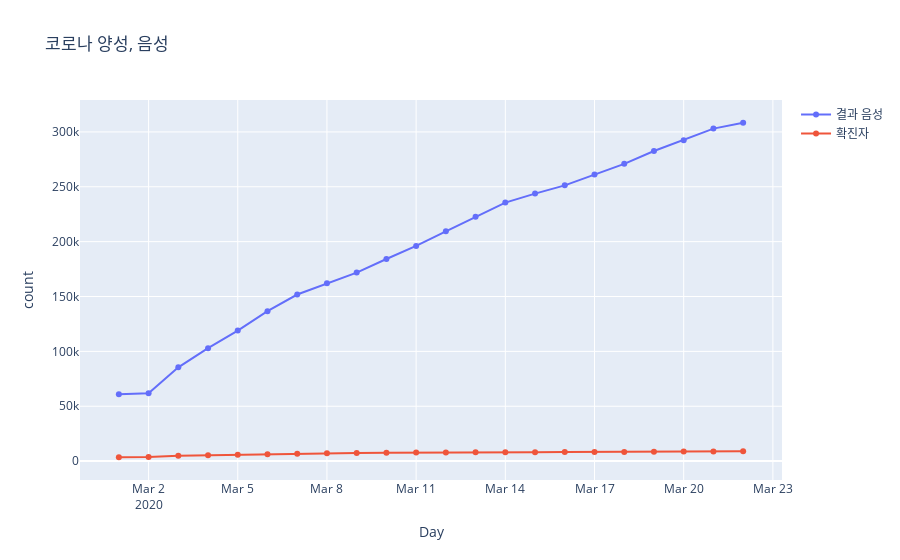

Notebook source saved alongside this figure:
### Code cell
import plotly.graph_objects as go
fig = go.Figure()

fig.add_trace(go.Scatter(x=data.index, y=data.iloc[:,2], mode = 'lines+markers', name='결과 음성'))
fig.add_trace(go.Scatter(x=data.index, y=data.iloc[:,3], mode = 'lines+markers', name='확진자'))
fig.update_layout(title='코로나 양성, 음성', xaxis_title='Day', yaxis_title='count')
fig.show()

### Figure 1 — Plotly figure (JSON) as saved in the notebook; plotly's stock layout.template omitted (floating-point values rounded to 4 significant figures)
{"data": [{"mode": "lines+markers", "name": "결과 음성", "type": "scatter", "x": ["2020-03-01", "2020-03-02", "2020-03-03", "2020-03-04", "2020-03-05", "2020-03-06", "2020-03-07", "2020-03-08", "2020-03-09", "2020-03-10", "2020-03-11", "2020-03-12", "2020-03-13", "2020-03-14", "2020-03-15", "2020-03-16", "2020-03-17", "2020-03-18", "2020-03-19", "2020-03-20", "2020-03-21", "2020-03-22"], "y": [61037, 61825, 85484, 102965, 118965, 136624, 151802, 162008, 171778, 184179, 196100, 209402, 222728, 235615, 243778, 251297, 261105, 270888, 282555, 292487, 303006, 308343]}, {"mode": "lines+markers", "name": "확진자", "type": "scatter", "x": ["2020-03-01", "2020-03-02", "2020-03-03", "2020-03-04", "2020-03-05", "2020-03-06", "2020-03-07", "2020-03-08", "2020-03-09", "2020-03-10", "2020-03-11", "2020-03-12", "2020-03-13", "2020-03-14", "2020-03-15", "2020-03-16", "2020-03-17", "2020-03-18", "2020-03-19", "2020-03-20", "2020-03-21", "2020-03-22"], "y": [3526, 3736, 4812, 5328, 5766, 6284, 6767, 7134, 7382, 7513, 7755, 7869, 7979, 8086, 8162, 8236, 8321, 8413, 8565, 8652, 8799, 8897]}], "layout": {"title": {"text": "코로나 양성, 음성"}, "xaxis": {"title": {"text": "Day"}}, "yaxis": {"title": {"text": "count"}}}}
